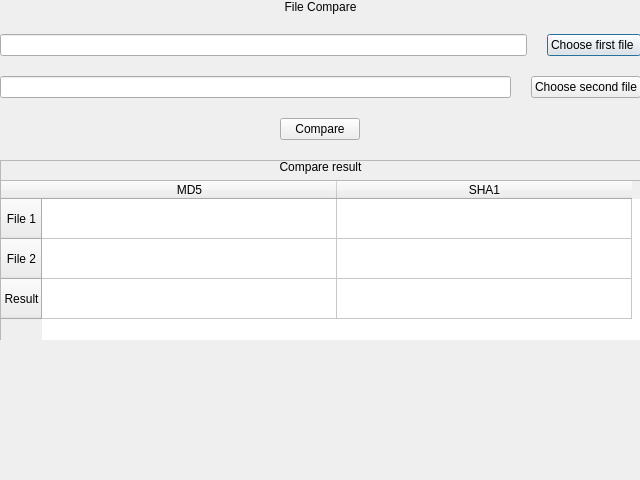
<?xml version="1.0" encoding="UTF-8"?>
<ui version="4.0">
 <class>karin_FileCmpDialog</class>
 <widget class="QDialog" name="karin_FileCmpDialog">
  <property name="geometry">
   <rect>
    <x>0</x>
    <y>0</y>
    <width>640</width>
    <height>480</height>
   </rect>
  </property>
  <property name="windowTitle">
   <string>Dialog</string>
  </property>
  <widget class="QWidget" name="verticalLayoutWidget">
   <property name="geometry">
    <rect>
     <x>0</x>
     <y>0</y>
     <width>641</width>
     <height>509</height>
    </rect>
   </property>
   <layout class="QVBoxLayout" name="verticalLayout">
    <property name="spacing">
     <number>20</number>
    </property>
    <item>
     <widget class="QLabel" name="title_label">
      <property name="text">
       <string>File Compare</string>
      </property>
      <property name="alignment">
       <set>Qt::AlignCenter</set>
      </property>
     </widget>
    </item>
    <item>
     <layout class="QHBoxLayout" name="horizontalLayout">
      <item>
       <widget class="QLineEdit" name="filechooser_lineedit1"/>
      </item>
      <item>
       <widget class="QPushButton" name="filechooser_btn1">
        <property name="text">
         <string>Choose first file </string>
        </property>
       </widget>
      </item>
     </layout>
    </item>
    <item>
     <layout class="QHBoxLayout" name="horizontalLayout_2">
      <item>
       <widget class="QLineEdit" name="filechooser_lineedit2"/>
      </item>
      <item>
       <widget class="QPushButton" name="filechooser_btn2">
        <property name="text">
         <string>Choose second file</string>
        </property>
       </widget>
      </item>
     </layout>
    </item>
    <item>
     <layout class="QHBoxLayout" name="horizontalLayout_7">
      <property name="sizeConstraint">
       <enum>QLayout::SetDefaultConstraint</enum>
      </property>
      <item>
       <widget class="QPushButton" name="cmp_btn">
        <property name="sizePolicy">
         <sizepolicy hsizetype="Fixed" vsizetype="Fixed">
          <horstretch>0</horstretch>
          <verstretch>0</verstretch>
         </sizepolicy>
        </property>
        <property name="text">
         <string>Compare</string>
        </property>
       </widget>
      </item>
     </layout>
    </item>
    <item>
     <widget class="QFrame" name="result_frame">
      <property name="minimumSize">
       <size>
        <width>0</width>
        <height>180</height>
       </size>
      </property>
      <property name="frameShape">
       <enum>QFrame::StyledPanel</enum>
      </property>
      <property name="frameShadow">
       <enum>QFrame::Raised</enum>
      </property>
      <widget class="QWidget" name="verticalLayoutWidget_2">
       <property name="geometry">
        <rect>
         <x>0</x>
         <y>0</y>
         <width>641</width>
         <height>181</height>
        </rect>
       </property>
       <layout class="QVBoxLayout" name="verticalLayout_2">
        <item>
         <widget class="QLabel" name="sum_title_label">
          <property name="text">
           <string>Compare result</string>
          </property>
          <property name="alignment">
           <set>Qt::AlignCenter</set>
          </property>
         </widget>
        </item>
        <item>
         <widget class="QTableWidget" name="sum_table">
          <property name="verticalScrollBarPolicy">
           <enum>Qt::ScrollBarAlwaysOff</enum>
          </property>
          <property name="horizontalScrollBarPolicy">
           <enum>Qt::ScrollBarAlwaysOff</enum>
          </property>
          <property name="editTriggers">
           <set>QAbstractItemView::NoEditTriggers</set>
          </property>
          <property name="showDropIndicator" stdset="0">
           <bool>false</bool>
          </property>
          <property name="dragDropOverwriteMode">
           <bool>false</bool>
          </property>
          <property name="dragDropMode">
           <enum>QAbstractItemView::NoDragDrop</enum>
          </property>
          <property name="verticalScrollMode">
           <enum>QAbstractItemView::ScrollPerItem</enum>
          </property>
          <property name="cornerButtonEnabled">
           <bool>true</bool>
          </property>
          <property name="rowCount">
           <number>3</number>
          </property>
          <property name="columnCount">
           <number>2</number>
          </property>
          <attribute name="horizontalHeaderVisible">
           <bool>true</bool>
          </attribute>
          <attribute name="horizontalHeaderCascadingSectionResizes">
           <bool>false</bool>
          </attribute>
          <attribute name="horizontalHeaderDefaultSectionSize">
           <number>295</number>
          </attribute>
          <attribute name="horizontalHeaderStretchLastSection">
           <bool>false</bool>
          </attribute>
          <attribute name="verticalHeaderVisible">
           <bool>true</bool>
          </attribute>
          <attribute name="verticalHeaderDefaultSectionSize">
           <number>40</number>
          </attribute>
          <attribute name="verticalHeaderShowSortIndicator" stdset="0">
           <bool>false</bool>
          </attribute>
          <attribute name="verticalHeaderStretchLastSection">
           <bool>false</bool>
          </attribute>
          <row>
           <property name="text">
            <string>File 1</string>
           </property>
           <property name="textAlignment">
            <set>AlignHCenter|AlignVCenter|AlignCenter</set>
           </property>
          </row>
          <row>
           <property name="text">
            <string>File 2</string>
           </property>
           <property name="textAlignment">
            <set>AlignHCenter|AlignVCenter|AlignCenter</set>
           </property>
          </row>
          <row>
           <property name="text">
            <string>Result</string>
           </property>
           <property name="textAlignment">
            <set>AlignHCenter|AlignVCenter|AlignCenter</set>
           </property>
          </row>
          <column>
           <property name="text">
            <string>MD5</string>
           </property>
           <property name="textAlignment">
            <set>AlignHCenter|AlignVCenter|AlignCenter</set>
           </property>
          </column>
          <column>
           <property name="text">
            <string>SHA1</string>
           </property>
           <property name="textAlignment">
            <set>AlignHCenter|AlignVCenter|AlignCenter</set>
           </property>
          </column>
         </widget>
        </item>
       </layout>
      </widget>
     </widget>
    </item>
    <item>
     <widget class="QLabel" name="result_label">
      <property name="text">
       <string/>
      </property>
      <property name="alignment">
       <set>Qt::AlignCenter</set>
      </property>
     </widget>
    </item>
    <item>
     <spacer name="verticalSpacer">
      <property name="orientation">
       <enum>Qt::Vertical</enum>
      </property>
      <property name="sizeHint" stdset="0">
       <size>
        <width>20</width>
        <height>40</height>
       </size>
      </property>
     </spacer>
    </item>
   </layout>
  </widget>
 </widget>
 <resources/>
 <connections/>
</ui>
